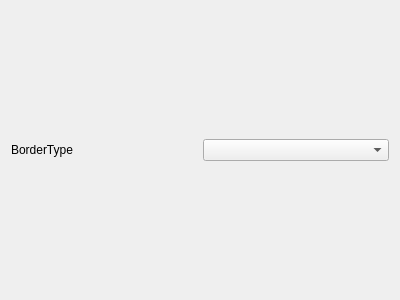
<?xml version="1.0" encoding="UTF-8"?>
<ui version="4.0">
 <class>PluginGui</class>
 <widget class="QWidget" name="PluginGui">
  <property name="geometry">
   <rect>
    <x>0</x>
    <y>0</y>
    <width>400</width>
    <height>300</height>
   </rect>
  </property>
  <property name="windowTitle">
   <string>Form</string>
  </property>
  <layout class="QGridLayout" name="gridLayout">
   <item row="0" column="0">
    <widget class="QLabel" name="mBorderTypeLabel">
     <property name="text">
      <string>BorderType</string>
     </property>
    </widget>
   </item>
   <item row="0" column="1">
    <widget class="QComboBox" name="mBorderTypeComboBox"/>
   </item>
  </layout>
 </widget>
 <resources/>
 <connections/>
</ui>
